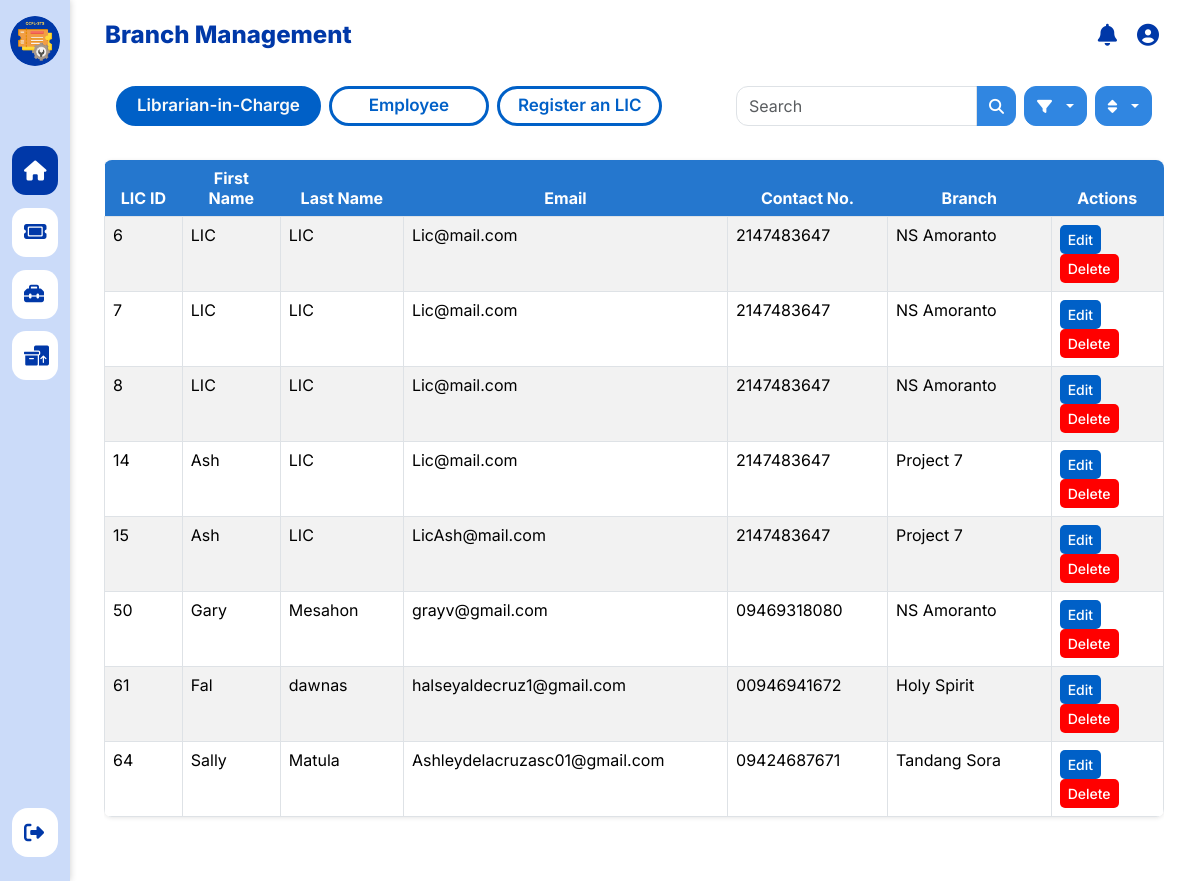
Page /admin/adminBranchMgmt.php?id=3 on the committed database.
### tables this page shows
CREATE TABLE `t_users` (
  `UserId` int(11) NOT NULL,
  `FirstName` varchar(30) NOT NULL,
  `LastName` varchar(45) NOT NULL,
  `Email` varchar(70) NOT NULL,
  `Contactno` varchar(11) DEFAULT NULL,
  `DistrictId` int(11) NOT NULL,
  `BranchId` int(11) NOT NULL,
  `Password` varchar(255) DEFAULT NULL,
  `RoleId` int(11) NOT NULL
);

CREATE TABLE `t_branch` (
  `BranchId` int(11) NOT NULL,
  `BranchName` varchar(50) NOT NULL,
  `DistrictId` int(11) NOT NULL,
  `Location` varchar(200) DEFAULT NULL
);

### admin/adminBranchMgmt.php (the view, shortened to what this page needs)
<?php
include '../Includes/config.php';
$sql = "SELECT * FROM t_users
        JOIN t_roles ON t_users.RoleId = t_roles.RoleId
        JOIN t_branch ON t_users.BranchId = t_branch.BranchId
        WHERE t_users.RoleId = 2";
$stmt = $conn->prepare($sql);
$stmt->execute();
$users = $stmt->fetchAll(PDO::FETCH_ASSOC);
?>
<!DOCTYPE html>
<html lang="en">
<head>
    <link rel ="stylesheet" href="../asset/css/sidebar.css">
    <link rel ="stylesheet" href="../asset/css/admin-branch-mgmt.css">
    <link rel ="stylesheet" href="../asset/css/pagination.css">
    <link href="https://cdn.jsdelivr.net/npm/bootstrap@5.3.3/dist/css/bootstrap.min.css" rel="stylesheet">
    <link rel="stylesheet" href="https://cdnjs.cloudflare.com/ajax/libs/font-awesome/6.5.1/css/all.min.css">
</head>
<body>
<div class="layout-container d-flex">
        <?php include '../admin/inc/sidebar.php'; ?>
        <div class="main-wrapper w-100" style="margin-left: 80px; margin-top: 30px;">
            <main class="px-4 py-5">
            <div class="col-12">
            <div class="container-fluid branchmgmt-nav">
                <div class="d-flex flex-wrap align-items-center justify-content-between gap-2 mt-2">
                    <div class="d-flex flex-wrap gap-2">
                        <div class="div-mods active" onclick="window.location.href='adminBranchMgmt.php'">
                            <span class="mods">Librarian-in-Charge</span>
                        </div>
                        <div class="div-mods inactive" onclick="window.location.href='adminEmployeeList.php'">
                            <span class="mods">Employee</span>
                        </div>
                        <div class="div-mods inactive" data-bs-toggle="modal" data-bs-target="#registerLICModal">
                        <span class="mods">Register an LIC</span>
                        </div>
                    </div>
                    <div class="d-flex flex-wrap flex-lg-nowrap align-items-center gap-2">
                        <div class="input-group" style="max-width: 280px;">
                        <input type="text" id="searchInput" class="form-control" placeholder="Search" aria-label="Search" aria-describedby="search-icon">
                            <span class="input-group-text control-btn"><i class="fa fa-search"></i></span>
                        </div>
                        <div class="dropdown">
                            <button class="btn btn-outline-secondary dropdown-toggle control-btn" type="button" data-bs-toggle="dropdown">
                            <i class="fa fa-filter me-1"></i>
                            </button>
                        </div>
                        <div class="dropdown">
                            <button class="btn btn-outline-secondary dropdown-toggle control-btn" type="button" data-bs-toggle="dropdown">
                                <i class="fa fa-sort me-1"></i>
                            </button>
                        </div>
                    </div>
                </div>
            </div>
            <div class="row no-gutters mt-4">
                <div class="col-12">
                    <div class="table-responsive">
                        <table id="licTable" class="table table-striped table-hover" id="tblLIC">
                            <thead class="thead-dark">
                                <tr>
                                    <th style="width:2%">LIC ID</th>
                                    <th style="width:2%">First Name</th>
                                    <th style="width:2%">Last Name</th>
                                    <th style="width:3%">Email</th>
                                    <th style="width:2%">Contact No.</th>
                                    <th style="width:4%">Branch</th>
                                    <th style="width:2%">Actions</th>
                                </tr>
                            </thead>
                            <tbody>
                                <?php foreach ($users as $user) : ?>
                                    <tr>
                                        <td><?php echo $user['UserId']; ?></td>
                                        <td><?php echo $user['FirstName']; ?></td>
                                        <td><?php echo $user['LastName']; ?></td>
                                        <td><?php echo $user['Email']; ?></td>
                                        <td><?php echo $user['Contactno']; ?></td>
                                        <td><?php echo $user['BranchName']; ?></td>
                                        <td>
                                        <button class="btn btn-edit btn-sm" onclick="openEditModal2(<?php echo $user['UserId']; ?>)">Edit</button>
                                        <button class="btn btn-danger btn-sm" onclick="openDeleteModal(<?php echo $user['UserId']; ?>)">Delete</button>
                                        </td>
                                    </tr>
                                <?php endforeach; ?>
                            </tbody>
                        </table>
                    </div>
                </div>
            </div>
        </div>
        </main>
    </div>
    <?php include '../modals/adminRegisterLIC.php'; ?>
    <?php include '../modals/adminDeleteLIC.php'; ?>
</body>
</html>

### asset/css/sidebar.css (style rules this page uses)
* { box-sizing: border-box; font-family: 'Inter', sans-serif; margin: 0; padding: 0; }
.layout-container { height: 100vh; background-color: white; }

### asset/css/admin-branch-mgmt.css (style rules this page uses)
* { box-sizing: border-box; font-family: 'Inter', sans-serif; margin: 0; padding: 0; }
body { background-color: #f3f2f7; overflow-x: hidden; }
main { margin-right: 12px; }
.branchmgmt-nav { margin: auto; text-align: center; }
.branchmgmt-nav .div-mods { border: 3px solid #0060c7; border-radius: 50px; font-weight: 600; display: flex; align-items: center; justify-content: center; padding: 6px 18px; height: 40px; font-size: 17px; min-width: 160px; max-width: 220px; white-space: nowrap; cursor: pointer; transition: background-color 0.2s ease; }
.mods { text-decoration: none; color: #0060c7; }
.div-mods.active { background-color: #0060c7; }
.div-mods.active .mods { color: #fafafa; }
.div-mods.inactive { background-color: white; }
.input-group-text.control-btn { border-top-right-radius: 12px !important; border-bottom-right-radius: 12px !important; border-top-left-radius: 0 !important; border-bottom-left-radius: 0 !important; border-right: none !important; background-color: #3086e1 !important; color: white !important; }
.form-control { border-top-right-radius: 0 !important; border-bottom-right-radius: 0 !important; border-top-left-radius: 12px !important; border-bottom-left-radius: 12px !important; height: 40px; }
.control-btn { border-radius: 12px !important; height: 40px !important; display: flex !important; align-items: center !important; gap: 6px !important; background-color: #3086e1 !important; border-color: #3086e1 !important; color: white !important; transition: all 0.2s ease !important; padding: 6px 12px !important; font-size: 15px !important; white-space: nowrap; }
.table { width: 100%; margin-top: 10px; border-collapse: collapse; border-radius: 8px; overflow: hidden; box-shadow: 0 1px 4px rgba(0,0,0,0.1); }
.table td { padding: 8px; text-align: left; border: 1px solid #dee2e6; }
.table thead th { background-color: #2577ce; color: white; text-align: center; }
.btn-edit, .btn-danger { border-radius: 5px !important; color: white !important; font-weight: 500 !important; border: none !important; }
.btn-edit { background-color: #0060c7 !important; }
.btn-danger { background-color: #ff0000 !important;; }

### asset/css/modals.css (style rules this page uses)
* { box-sizing: border-box; font-family: 'Inter', sans-serif; margin: 0; padding: 0; }

### rows in the picture
t_users: UserId "6", FirstName "LIC", LastName "LIC", Email "Lic@mail.com", Contactno "2147483647", BranchId.BranchName "NS Amoranto"
t_users: UserId "7", FirstName "LIC", LastName "LIC", Email "Lic@mail.com", Contactno "2147483647", BranchId.BranchName "NS Amoranto"
t_users: UserId "8", FirstName "LIC", LastName "LIC", Email "Lic@mail.com", Contactno "2147483647", BranchId.BranchName "NS Amoranto"
t_users: UserId "14", FirstName "Ash", LastName "LIC", Email "Lic@mail.com", Contactno "2147483647", BranchId.BranchName "Project 7"
t_users: UserId "15", FirstName "Ash", LastName "LIC", Email "LicAsh@mail.com", Contactno "2147483647", BranchId.BranchName "Project 7"
t_users: UserId "50", FirstName "Gary", LastName "Mesahon", Email "grayv@gmail.com", Contactno "09469318080", BranchId.BranchName "NS Amoranto"
t_users: UserId "61", FirstName "Fal", LastName "dawnas", Email "halseyaldecruz1@gmail.com", Contactno "00946941672", BranchId.BranchName "Holy Spirit"
t_users: UserId "64", FirstName "Sally", LastName "Matula", Email "Ashleydelacruzasc01@gmail.com", Contactno "09424687671", BranchId.BranchName "Tandang Sora"
